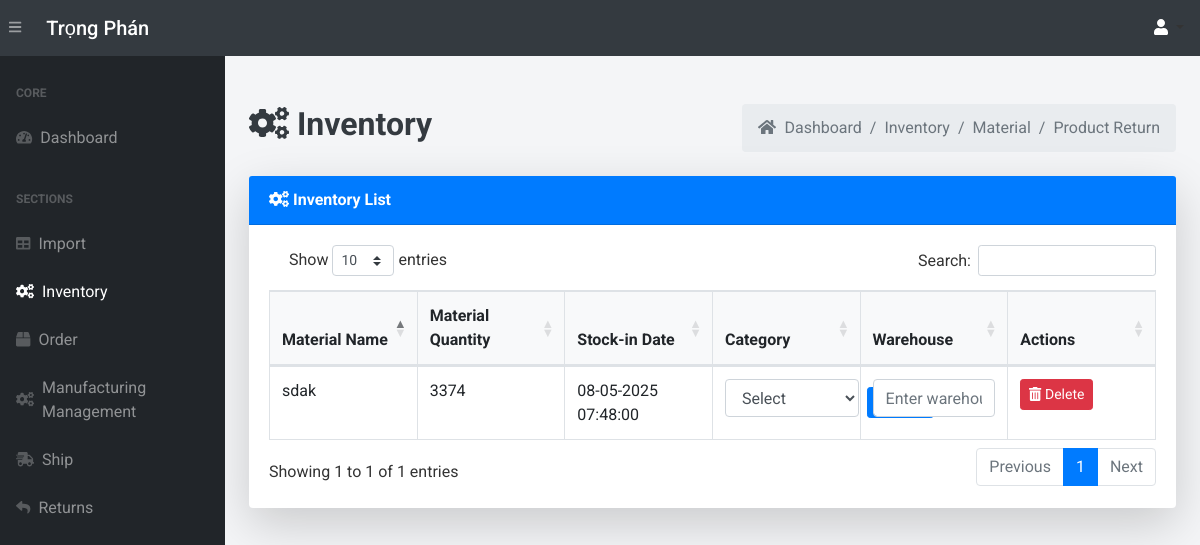
Screenshot of /inventory/ (signed in) with the database file from the repository.
### app.py (models this page shows, shortened)
class Inventory(db.Model):
    __tablename__ = 'inventory'
    stockTran_id = db.Column(db.Integer, primary_key=True)  # Unique ID for the inventory record
    product_name = db.Column(db.String(255), nullable=False)  # Name of the product
    quantity = db.Column(db.Integer, nullable=False, default=0)  # Quantity of the product in stock
    transaction_type = db.Column(db.String(50), nullable=False)  # "Addition" or "Removal"
    transaction_date = db.Column(db.DateTime, default=vietnam_now)  # Date of transaction
    import_id = db.Column(db.Integer, db.ForeignKey('imports.import_id'), nullable=False)  # Foreign Key to Import (raw material)
    import_data = db.relationship('Import', backref='inventory_records', lazy=True)
    category = db.Column(db.String(255))
    warehouse=db.Column(db.String(255))

class Import(db.Model):
    __tablename__ = 'imports'
    import_id = db.Column(db.Integer, primary_key=True, autoincrement=True)
    material_name = db.Column(db.String(255), nullable=False)
    material_description = db.Column(db.String(255))
    quantity_in_stock = db.Column(db.Integer, default=0)
    reorder_level = db.Column(db.Integer, default=30)
    sup_name = db.Column(db.String(255), nullable=False)
    sup_contact_info = db.Column(db.String(255), nullable=False)
    sup_address = db.Column(db.String(255), nullable=False)
    status = db.Column(db.String(50), default="Supplying")
    section_name = db.Column(db.String(255))  # Section name for classification
    category = db.Column(db.String(255))  # Category of the material

### app.py (the view)
@app.route('/inventory/')
@login_required
def view_inventory():
    inventory = Inventory.query.all()
    low_stock_items = [item for item in inventory if item.quantity <= item.import_data.reorder_level]
    imports = Import.query.all()
    return render_template("inventory.html", inventory=inventory, imports=imports,low_stock_items=low_stock_items )

### app.py (called while the page is built, shortened)
@login_manager.user_loader
def load_user(user_id):
    return User.query.get(int(user_id))

def add_monthly_data():
    current_year = datetime.now().year
    months = [f"{current_year}-{str(month).zfill(2)}" for month in range(1, 4)]  # Tháng 1 đến tháng 6
    for month in months:
        existing_month_data = db.session.query(Order).filter(Order.order_date.like(f'{month}%')).first()
    db.session.commit()

@app.before_request
def initialize_data():
    add_monthly_data()

### templates/inventory.html (shortened to what this page needs)
{% extends 'base.html' %}
{% block content %}
<main>
    <div class="container-fluid mt-5">
        <div class="d-flex justify-content-between align-items-center mb-4">
            <h1 class="text-dark font-weight-bold"  style="font-size: 2rem;">
                <i class="fas fa-cogs"></i> Inventory</h1>
            <ol class="breadcrumb mb-0">
                <li class="breadcrumb-item"><a href="/dashboard" class="text-decoration-none text-muted"><i class="fas fa-home mr-1"></i> Dashboard</a></li>
                <li class="breadcrumb-item"><a href="" class="text-decoration-none text-muted">Inventory</a></li>
                <li class="breadcrumb-item"><a href="/inventory/" class="text-decoration-none text-muted">Material</a></li>
                <li class="breadcrumb-item"><a href="/inventorypro/" class="text-decoration-none text-muted">Product Return</a></li>
            </ol>
        </div>
        <div class="card shadow-lg border-0 mb-4">
            <div class="card-header bg-primary text-white font-weight-bold">
                <i class="fas fa-cogs"></i> Inventory List
            </div>
            <div class="card-body">
                <table class="table table-bordered table-hover" id="dataTable" width="100%" cellspacing="0" style="table-layout: fixed;">
                    <thead class="bg-light">
                        <tr>
                            <th>Material Name</th>
                            <th>Material Quantity</th>
                            <th>Stock-in Date</th>
                            <th>Category</th>
                            <th>Warehouse</th>
                            <th>Actions</th>
                        </tr>
                    </thead>
                    <tbody>
                        {% for item in inventory %}
                        <tr>
                            <td>{{ item.import_data.material_name }}</td>
                            <td>
                                {% if item.quantity < item.import_data.reorder_level %}
                                    <span class="text-danger">Stock is low! Please update records.</span>
                                {% else %}
                                    {{ item.quantity }}
                                {% endif %}
                            </td>
                            <td>{{ item.transaction_date.strftime('%d-%m-%Y %H:%M:%S') }}</td>
                            <td>
                                {% if item.category is none %}
                                <form action="{{ url_for('classify_material', inventory_id=item.stockTran_id) }}" method="POST" class="d-flex align-items-center">
                                    <select name="category" required class="form-control mb-2 mr-2" style="width: auto;">
                                        <option value="" disabled selected>Select</option>
                                    </select>
                                    <button type="submit" class="btn btn-primary btn-sm">Classify</button>
                                </form>
                                {% else %}
                                    {{ item.category }}
                                {% endif %}
                            </td>
                            <td>
                                {% if item.warehouse is none %}
                                    <form action="{{ url_for('classify_warehouse', inventory_id=item.stockTran_id) }}" method="POST" class="d-flex flex-column align-items-start">
                                        <input type="text" name="warehouse" placeholder="Enter warehouse" required class="form-control mb-2">
                                    </form>
                                {% else %}
                                    {{ item.warehouse }}
                                {% endif %}
                            </td>
                            <td>
                                {% if item.import_data and item.quantity < item.import_data.reorder_level %}
                                    <a href="{{ url_for('create_purchase_request', import_id=item.stockTran_id) }}" class="btn btn-ac btn-sm hover-shadow">
                                        <i class="fas fa-cart-plus"></i> Create Purchase
                                    </a>
                                {% else %}
                                <form action="{{ url_for('delete_inventory', inventory_id=item.stockTran_id) }}" method="POST" style="display:inline;">
                                    <button type="submit" class="btn btn-danger btn-sm hover-shadow" onclick="return confirm('Are you sure you want to delete this inventory item?')">
                                        <i class="fas fa-trash-alt"></i> Delete
                                    </button>
                                </form>
                                {% endif %}
                            </td>
                        </tr>
                        {% endfor %}
                    </tbody>
                </table>
            </div>
        </div>
    </div>
</main>
{% endblock %}

### templates/base.html (style rules this page uses)
body { font-family: 'Roboto', sans-serif; background-color: #f4f5f7; color: #333; }
#dataTable { width: 100% !important; margin-top: 20px; }

### rows the page displays
Inventory: import_data.material_name "sdak", quantity "3374", transaction_date "08-05-2025 07:48:00"
